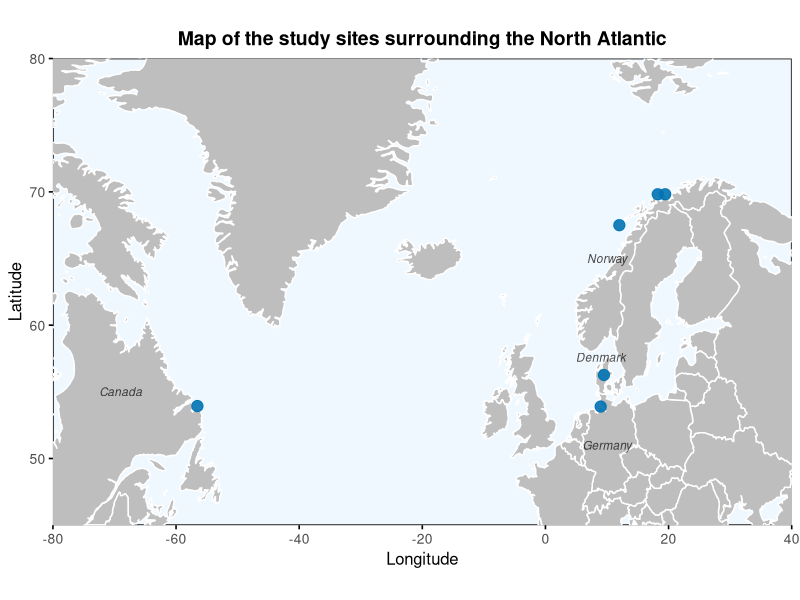

This chart was generated by the following R code: (Note: this script raises an error after producing the figure.)

library(ggplot2)
library(maps)
library(dplyr)


author_locs <- data.frame(
  author = c(
    "Schnelle et al.",
    "Møller et al.",
    "Hipfner et al.",
    "Lorentsen et al.",
    "Bårdsen et al. (2018)",
    "Bårdsen et al. (2023)"
  ),
  lat = c(53.8956, 56.2639, 53.9333, 67.5, 69.8167, 69.8195),
  lon = c(8.9803, 9.5018, -56.5333, 12.0, 18.2500, 19.4500)
)


world_map <- map_data("world")


countries_to_label <- data.frame(
  country = c("Canada", "Norway", "Germany", "Denmark"),
  lon = c(-69, 10, 10, 9),  
  lat = c(55, 65, 51, 57.6)    
)


ggplot() +
  # Base map
  geom_polygon(data = world_map, aes(x = long, y = lat, group = group),
               fill = "gray", color = "white") +
  
  # Study sites
  geom_point(data = author_locs, aes(x = lon, y = lat),
             color = "#0072B2", size = 3.5, alpha = 0.9) +
  
  # Country name labels
  geom_text(data = countries_to_label, aes(x = lon, y = lat, label = country),
            size = 3, color = "black", fontface = "italic", alpha = 0.7) +
  
  # Map bounds
  coord_quickmap(xlim = c(-80, 40), ylim = c(45, 80), expand = FALSE) +
  
  # Axis labels and styling
  labs(
    title = "Map of the study sites surrounding the North Atlantic",
    x = "Longitude", y = "Latitude"
  ) +
  theme_minimal(base_size = 12) +
  theme(
    panel.grid = element_blank(),
    axis.text = element_text(size = 10),
    axis.ticks = element_line(),
    axis.title = element_text(size = 12),
    plot.title = element_text(size = 14, face = "bold", hjust = 0.5),
    panel.background = element_rect(fill = "aliceblue")
  )





citation('gt')
